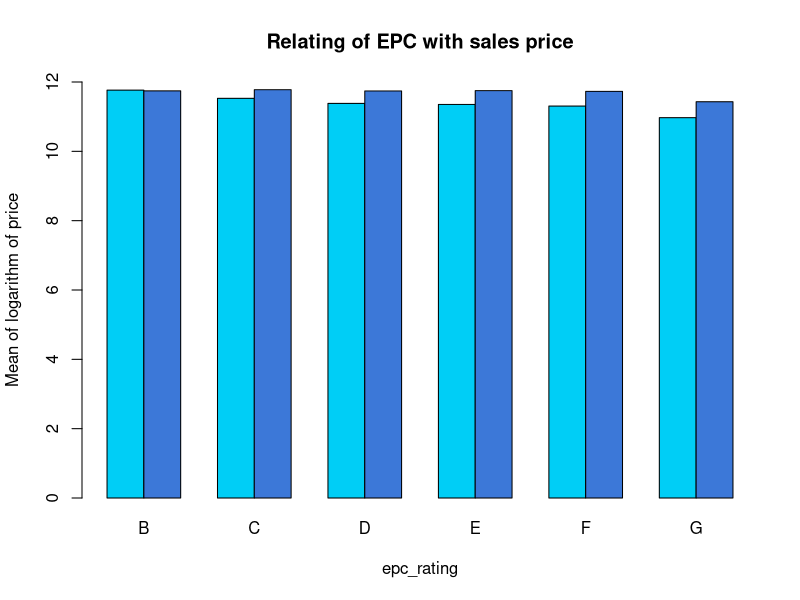
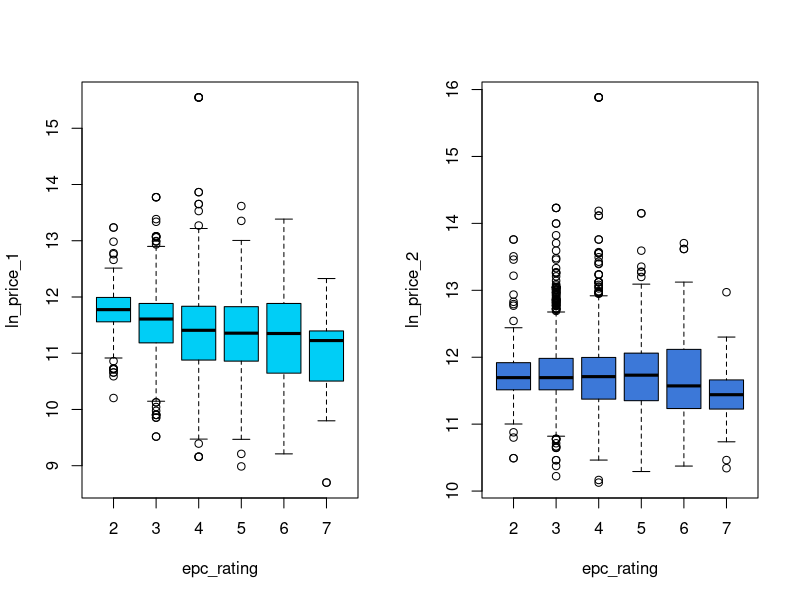
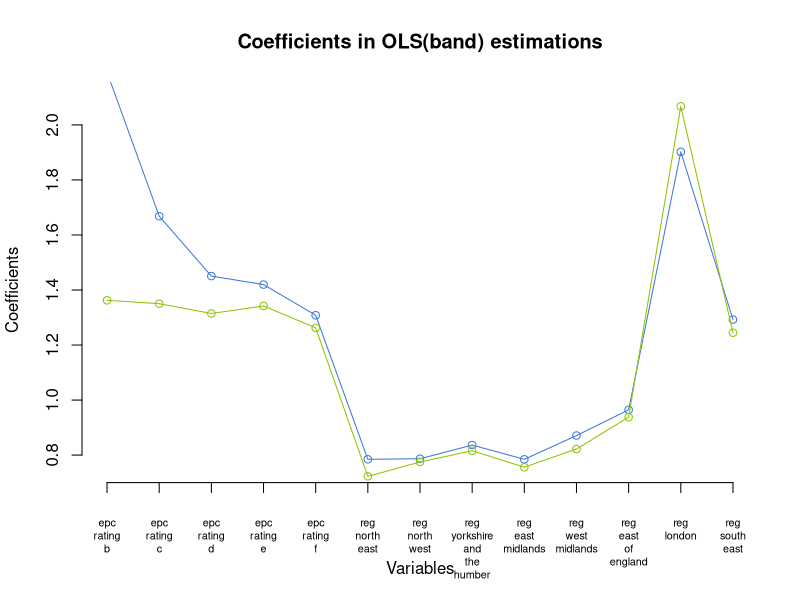
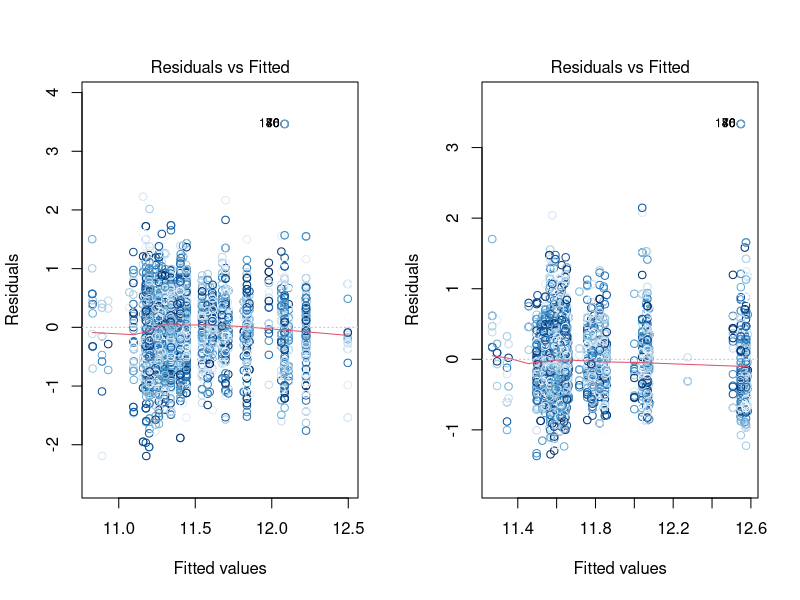
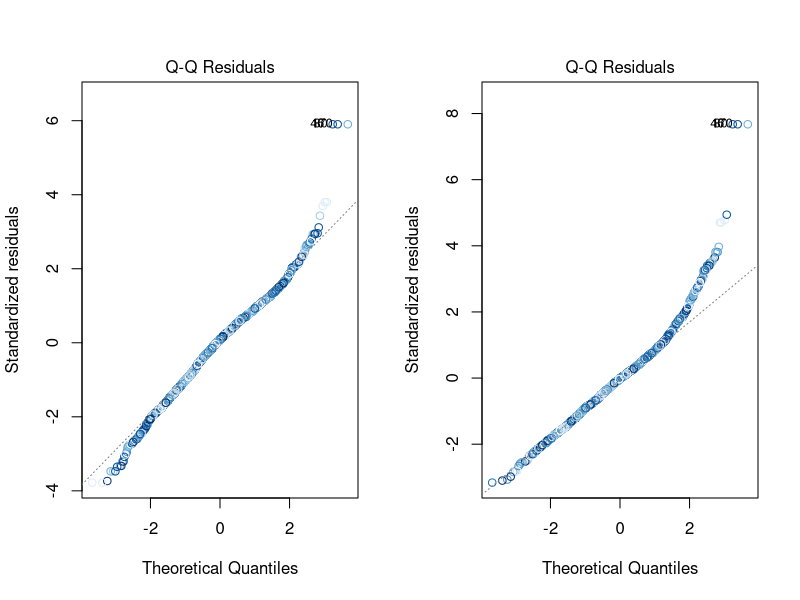
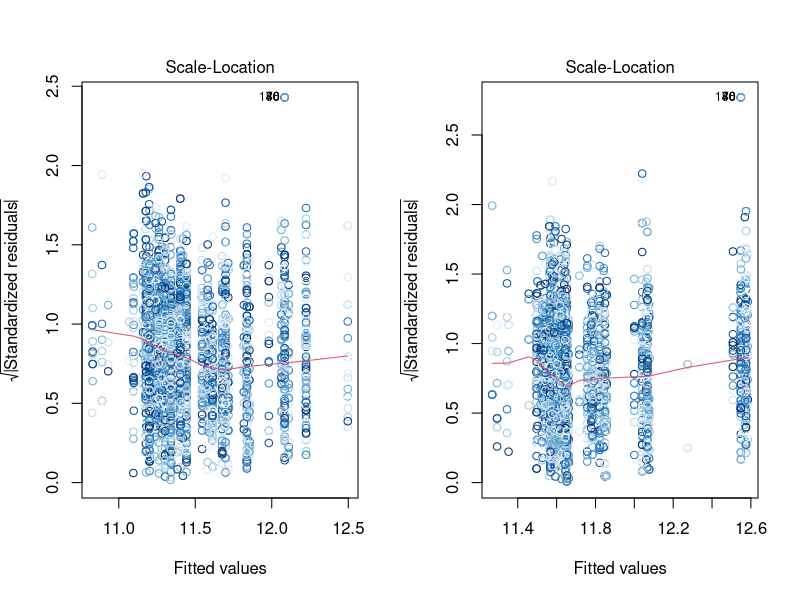
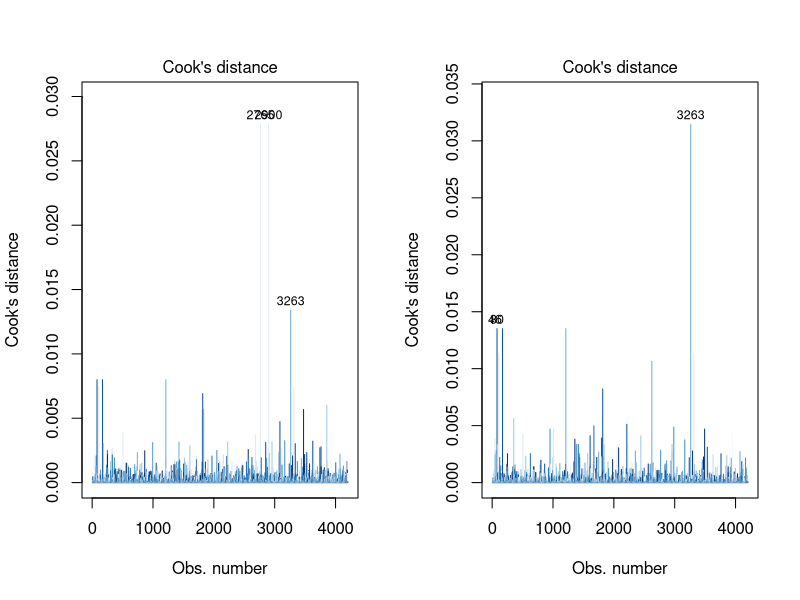
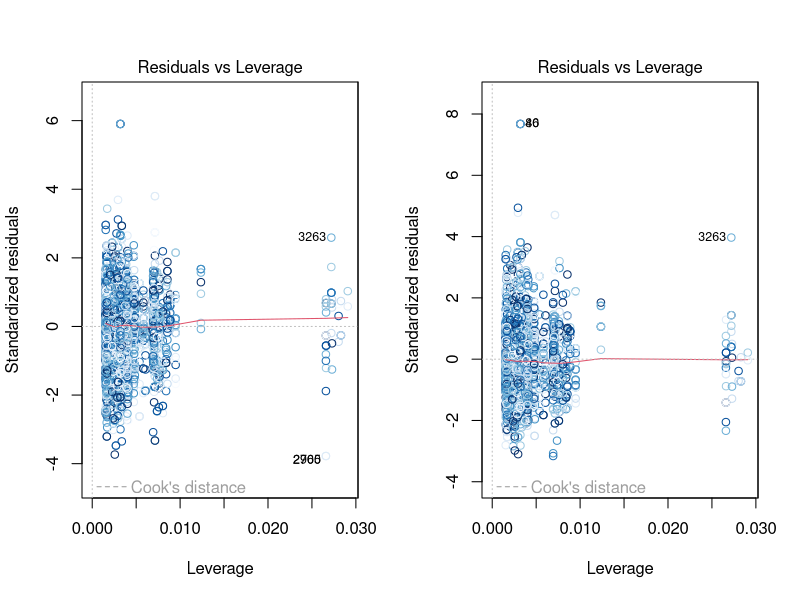

The R script that drew these images, in order: (Note: this script raises an error after producing the figures.)
Data <- read.csv("Data.csv") # nolint

# INDEX
# Hedonic regression of prices (band)
# relation of rating and time between sale
# hedonic regression of time
# relation of regions and house prices
# relation of regions and time between sale
# Hedonic regression of prices (continuous)
# Repeat sales index


# relation of rating and house prices
epc_rating <- Data$epc_rating_a +
    2 * Data$epc_rating_b +
    3 * Data$epc_rating_c +
    4 * Data$epc_rating_d +
    5 * Data$epc_rating_e + 6 * Data$epc_rating_f + 7 * Data$epc_rating_g
# epc_rating corresponds epc_rating, 1 for A, 2 for B ... 7 for G.

windows()
barplot(
    rbind(
        tapply(Data$ln_price_1, epc_rating, mean),
        tapply(Data$ln_price_2, epc_rating, mean)
    ),
    beside = TRUE, ylim = c(0, 12),
    names.arg = c("B", "C", "D", "E", "F", "G"),
    col = c("#00CEF6", "#3C78D8"),
    xlab = "epc_rating",
    ylab = "Mean of logarithm of price",
    main = "Relating of EPC with sales price",
)
windows()
par(mfrow = c(1, 2))

boxplot(Data$ln_price_1 ~ epc_rating, ylab = "ln_price_1", col = c("#00CEF6"))
boxplot(Data$ln_price_2 ~ epc_rating, ylab = "ln_price_2", col = c("#3C78D8"))


# hedonic regression of prices
epc_price1 <- lm(ln_price_1 ~ epc_rating_b +
    epc_rating_c + epc_rating_d +
    epc_rating_e + epc_rating_f +
    reg_north_east + reg_north_west +
    reg_yorkshire_and_the_humber + reg_east_midlands +
    reg_west_midlands + reg_east_of_england +
    reg_london + reg_south_east, data = Data)


epc_price2 <- lm(ln_price_2 ~ epc_rating_b +
    epc_rating_c + epc_rating_d +
    epc_rating_e + epc_rating_f +
    reg_north_east + reg_north_west +
    reg_yorkshire_and_the_humber + reg_east_midlands +
    reg_west_midlands + reg_east_of_england +
    reg_london + reg_south_east, data = Data)


options(scipen = 999)
sink("OLS(band).txt")
print(summary(epc_price1))
print(summary(epc_price2))
# Summary shows the statistically significant variables of of ln_price
# Positivity of coefficients imply positive associativity


hedonic_price1 <- exp(epc_price1$coefficients) # hedonic price index1
hedonic_price2 <- exp(epc_price2$coefficients) # hedonic price index2

# confidence intervals for model coefficients
confint(epc_price1, conf.level = 0.95)
confint(epc_price2, conf.level = 0.95)


windows()
plot(1:13, hedonic_price1[-1],
    type = "n",
    axes = F,
    ylab = "",
    xlab = "",
    ylim = c(0.7, 2.1)
)

lines(1:13, hedonic_price1[-1], type = "o", col = "#3C78D8")
lines(1:13, hedonic_price2[-1], type = "o", col = "#8EC400")
axis(2)
axis(1,
    at = 1:13,
    labels = gsub("_", "\n", names(hedonic_price1)[-1]),
    padj = 1, pos = 0.7, cex.axis = 0.65
)
title(
    main = "Coefficients in OLS(band) estimations",
    ylab = "Coefficients",
    xlab = "Variables"
)

# Diagnostic plots for the model- 4 Residual plots-
# Residual = True value - Fitted value
# Residuals vs Fitted
# Normal Probability Plot of Residuals
# sqrt(|standardized residual|) vs fitted values
# Residuals vs Leverage
for (i in 1:6) {
    windows()
    par(mfrow = c(1, 2))
    plot(epc_price1, which = c(i), col = blues9)
    plot(epc_price2, which = c(i), col = blues9)
}

# Partial Residue plots
windows()
par(mfrow = c(4, 4))
termplot(epc_price1,
    partial.resid = TRUE, col.res = "purple", smooth = panel.smooth
)

windows()
par(mfrow = c(4, 4))
termplot(epc_price2,
    partial.resid = TRUE, col.res = "purple", smooth = panel.smooth
)


# relation of rating and time between sale
windows()
par(mfrow = c(1, 2))
barplot(
    tapply(Data$days_between_sale, epc_rating, mean),
    beside = TRUE,
    names.arg = c("B", "C", "D", "E", "F", "G"),
    col = c("#00CEF6", "#3C78D8"),
    xlab = "EPC rating", ylab = "Mean days between sale"
)
boxplot(Data$days_between_sale ~ epc_rating,
    xlab = "EPC rating", ylab = "Days between sale", col = c("#00CEF6")
)

sink()

# relation of region and rating
windows()
barplot(
    t(rbind(
        tapply(Data$reg_north_east, epc_rating, sum),
        tapply(Data$reg_north_west, epc_rating, sum),
        tapply(Data$reg_yorkshire_and_the_humber, epc_rating, sum),
        tapply(Data$reg_east_midlands, epc_rating, sum),
        tapply(Data$reg_west_midlands, epc_rating, sum),
        tapply(Data$reg_east_of_england, epc_rating, sum),
        tapply(Data$reg_london, epc_rating, sum),
        tapply(Data$reg_south_east, epc_rating, sum),
        tapply(Data$reg_south_west, epc_rating, sum)
    ) / 4201),
    ylim = c(0, 0.2),
    names.arg = gsub("_", " ", substring(colnames(Data)[36:44], 5)),
    col = rev(blues9),
    xlab = "Regions",
    ylab = "Frequency"
)

regions <- Data$reg_north_east +
    2 * Data$reg_north_west +
    3 * Data$reg_yorkshire_and_the_humber +
    4 * Data$reg_east_midlands +
    5 * Data$reg_west_midlands +
    6 * Data$reg_east_of_england +
    7 * Data$reg_london +
    8 * Data$reg_south_east +
    9 * Data$reg_south_west

# relation of regions and house prices
windows()
barplot(
    rbind(
        tapply(Data$ln_price_1, regions, mean),
        tapply(Data$ln_price_2, regions, mean)
    ),
    beside = TRUE, ylim = c(0, 14),
    names.arg = gsub("_", " ", substring(colnames(Data)[36:44], 5)),
    xlab = "Regions",
    col = c("#00CEF6", "#3C78D8"),
    ylab = "Mean of logarithm of sales price"
)

windows()
par(mfrow = c(1, 2))
boxplot(Data$ln_price_1 ~ regions,
    xlab = "Regions", ylab = "Logarithm of first sales price",
    col = c("#00CEF6")
)
boxplot(Data$ln_price_2 ~ regions,
    xlab = "Regions", ylab = "Logarithm of second sales price",
    col = c("#3C78D8")
)

# relation of regions and time between sale
windows()
par(mfrow = c(1, 2))
barplot(
    tapply(Data$days_between_sale, regions, mean),
    beside = TRUE,
    names.arg = gsub("_", " ", substring(colnames(Data)[36:44], 5)),
    xlab = "Regions",
    col = c("#00CEF6", "#3C78D8"),
    cex.axis = 0.65,
    ylab = "Mean of days between sale"
)

boxplot(Data$days_between_sale ~ regions,
    xlab = "Regions", ylab = "Mean of days between sale",
    col = c("#00CEF6")
)


# Continuous OLS
epc_price1_cont <- lm(ln_price_1 ~ ln_epc_100 +
    imd_score + income_score +
    emp_score + educ_score +
    health_score + crime_score +
    barrier_score + living_score +
    reg_north_east + reg_north_west +
    reg_yorkshire_and_the_humber + reg_east_midlands +
    reg_west_midlands + reg_east_of_england +
    reg_london + reg_south_east, data = Data)


sink("OLS(continuous).txt")
print(summary(epc_price1_cont))

epc_price2_cont <- lm(ln_price_2 ~ ln_epc_100 +
    imd_score + income_score +
    emp_score + educ_score +
    health_score + crime_score +
    barrier_score + living_score +
    reg_north_east + reg_north_west +
    reg_yorkshire_and_the_humber + reg_east_midlands +
    reg_west_midlands + reg_east_of_england +
    reg_london + reg_south_east, data = Data)

print(summary(epc_price2_cont))

hedonic_price1_cont <- epc_price1_cont$coefficients
hedonic_price2_cont <- epc_price2_cont$coefficients

# confidence intervals for model coefficients
confint(epc_price1_cont, conf.level = 0.95)
confint(epc_price2_cont, conf.level = 0.95)

windows()
plot(1:17, hedonic_price1_cont[-1],
    type = "n",
    axes = F,
    ylab = "",
    xlab = "",
    ylim = c(-0.4, 0.5)
)
lines(1:17, hedonic_price1_cont[-1], type = "o", col = "#3C78D8")
lines(1:17, hedonic_price2_cont[-1], type = "o", col = "#8EC400")
axis(2)
axis(1,
    at = 1:17,
    labels = gsub("_", "\n", names(hedonic_price1_cont)[-1]),
    padj = 1, pos = -0.35
)
title(
    main = "Coefficients in OLS(continuous) estimations",
    ylab = "Coefficients",
    xlab = "Variables"
)
sink()

windows()
par(mfrow = c(4, 5))
termplot(epc_price1_cont,
    partial.resid = TRUE, col.res = "purple", smooth = panel.smooth
)

windows()
par(mfrow = c(4, 5))
termplot(epc_price2_cont,
    partial.resid = TRUE, col.res = "purple", smooth = panel.smooth
)

# Repeat sales index
rsi <- read.csv("RSI.csv")
index <- lm(log_change ~ 0 + Y1996 + Y1997 + Y1998 + Y1999 +
    Y2000 + Y2001 + Y2002 + Y2003 + Y2004 + Y2005 + Y2006 + Y2007 + Y2008
    + Y2009 + Y2010 + Y2011 + Y2012, data = rsi)
windows()
rs_index <- exp(coef(index))
plot(rs_index, type = "o", axes = F, xlab = "", ylab = "", col = "#3C78D8")
axis(2)
axis(1,
    at = 1:17,
    labels = gsub("Y", "", colnames(rsi)[4:20]),
    padj = 1
)
title(
    main = "Repeated Sales Index",
    ylab = "Index",
    xlab = "Year"
)

library(MASS)
# hedonic regression of time
windows()
boxcox(days_between_sale ~ ln_epc_100 +
    imd_score + income_score +
    emp_score + educ_score +
    health_score + crime_score +
    barrier_score + living_score +
    reg_north_east + reg_north_west +
    reg_yorkshire_and_the_humber + reg_east_midlands +
    reg_west_midlands + reg_east_of_england +
    reg_london + reg_south_east, data = Data)

epc_time <- lm(trans_time ~ ln_epc_100 +
    imd_score + income_score +
    emp_score + educ_score +
    health_score + crime_score +
    barrier_score + living_score +
    reg_north_east + reg_north_west +
    reg_yorkshire_and_the_humber + reg_east_midlands +
    reg_west_midlands + reg_east_of_england +
    reg_london + reg_south_east, data = Data)
print(summary(epc_time))